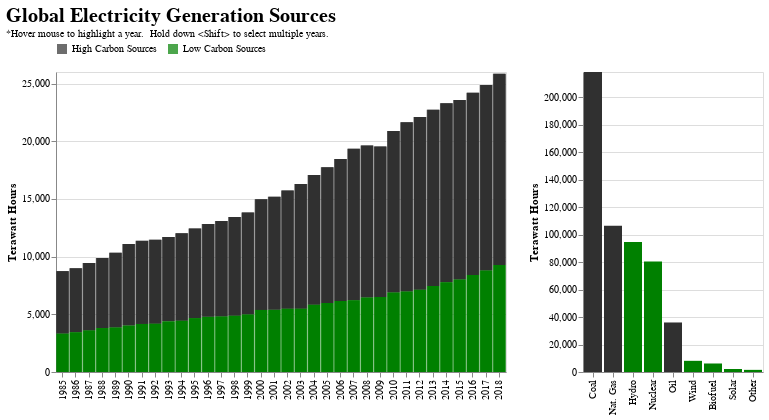

Notebook source saved alongside this figure:
### Code cell
# Selected interval
interval = alt.selection_multi(fields=['Year'], on='mouseover')

# Background genType bar chart
bar_genType_background = bar_genType.add_selection(interval)

# Selected genType bar chart 
bar_genType_selected = bar_genType.transform_filter(interval).mark_bar().encode(
    y=alt.Y('sum(TWh):Q', stack=True),
    color=alt.Color(
        'SourceType:N', 
        scale=alt.Scale(range=['#303030','green']),
        legend=alt.Legend(direction='horizontal', orient='top'), title=None))

# Selected genSource bar chart
bar_genSource_selected = bar_genSource.transform_filter(interval)

# Concatenate charts
alt.concat(bar_genType_background + bar_genType_selected, bar_genSource_selected
).resolve_scale(color='independent',
).properties(title=alt.TitleParams(
    text='Global Electricity Generation Sources',
    fontSize=20,
    subtitle='*Hover mouse to highlight a year.  Hold down <Shift> to select multiple years.',
    subtitleFontSize=10))

### Figure 1 — Vega-Lite specification as saved in the notebook (floating-point values rounded to 4 significant figures; data arrays with more than 128 entries replaced by an {"elided": "..."} marker saying what was removed)
{"config": {"view": {"continuousWidth": 400, "continuousHeight": 300}}, "concat": [{"layer": [{"mark": {"type": "bar", "color": "grey", "opacity": 0.7, "size": 13}, "encoding": {"color": {"field": "SourceType", "legend": {"direction": "horizontal", "orient": "top"}, "scale": {"range": ["#303030", "green"]}, "title": null, "type": "nominal"}, "order": {"field": "SourceType", "sort": "descending", "type": "nominal"}, "x": {"field": "Year", "title": null, "type": "nominal"}, "y": {"aggregate": "sum", "field": "TWh", "stack": true, "title": "Terawatt Hours", "type": "quantitative"}}, "height": 300, "selection": {"selector004": {"type": "multi", "fields": ["Year"], "on": "mouseover"}}, "width": 450}, {"mark": "bar", "encoding": {"color": {"field": "SourceType", "legend": {"direction": "horizontal", "orient": "top"}, "scale": {"range": ["#303030", "green"]}, "title": null, "type": "nominal"}, "order": {"field": "SourceType", "sort": "descending", "type": "nominal"}, "x": {"field": "Year", "title": null, "type": "nominal"}, "y": {"aggregate": "sum", "field": "TWh", "stack": true, "type": "quantitative"}}, "height": 300, "transform": [{"filter": {"selection": "selector004"}}], "width": 450}]}, {"mark": "bar", "encoding": {"color": {"field": "EnergyType", "legend": null, "scale": {"domain": ["Coal", "Oil", "Nat. Gas", "Hydro", "Solar", "Wind", "Biofuel", "Nuclear", "Other"], "range": ["#303030", "#303030", "#303030", "green", "green", "green", "green", "green", "green"]}, "type": "nominal"}, "x": {"field": "EnergyType", "sort": "-y", "title": null, "type": "nominal"}, "y": {"aggregate": "sum", "field": "TWh", "scale": {"domainMin": 0}, "title": "Terawatt Hours", "type": "quantitative"}}, "transform": [{"filter": {"selection": "selector004"}}]}], "data": {"name": "data-1d5600b079a74d36fd8b14741b9e0431"}, "resolve": {"scale": {"color": "independent"}}, "title": {"text": "Global Electricity Generation Sources", "fontSize": 20, "subtitle": "*Hover mouse to highlight a year.  Hold down <Shift> to select multiple years.", "subtitleFontSize": 10}, "$schema": "https://vega.github.io/schema/vega-lite/v4.17.0.json", "datasets": {"data-1d5600b079a74d36fd8b14741b9e0431": {"elided": "1836 records"}}}
